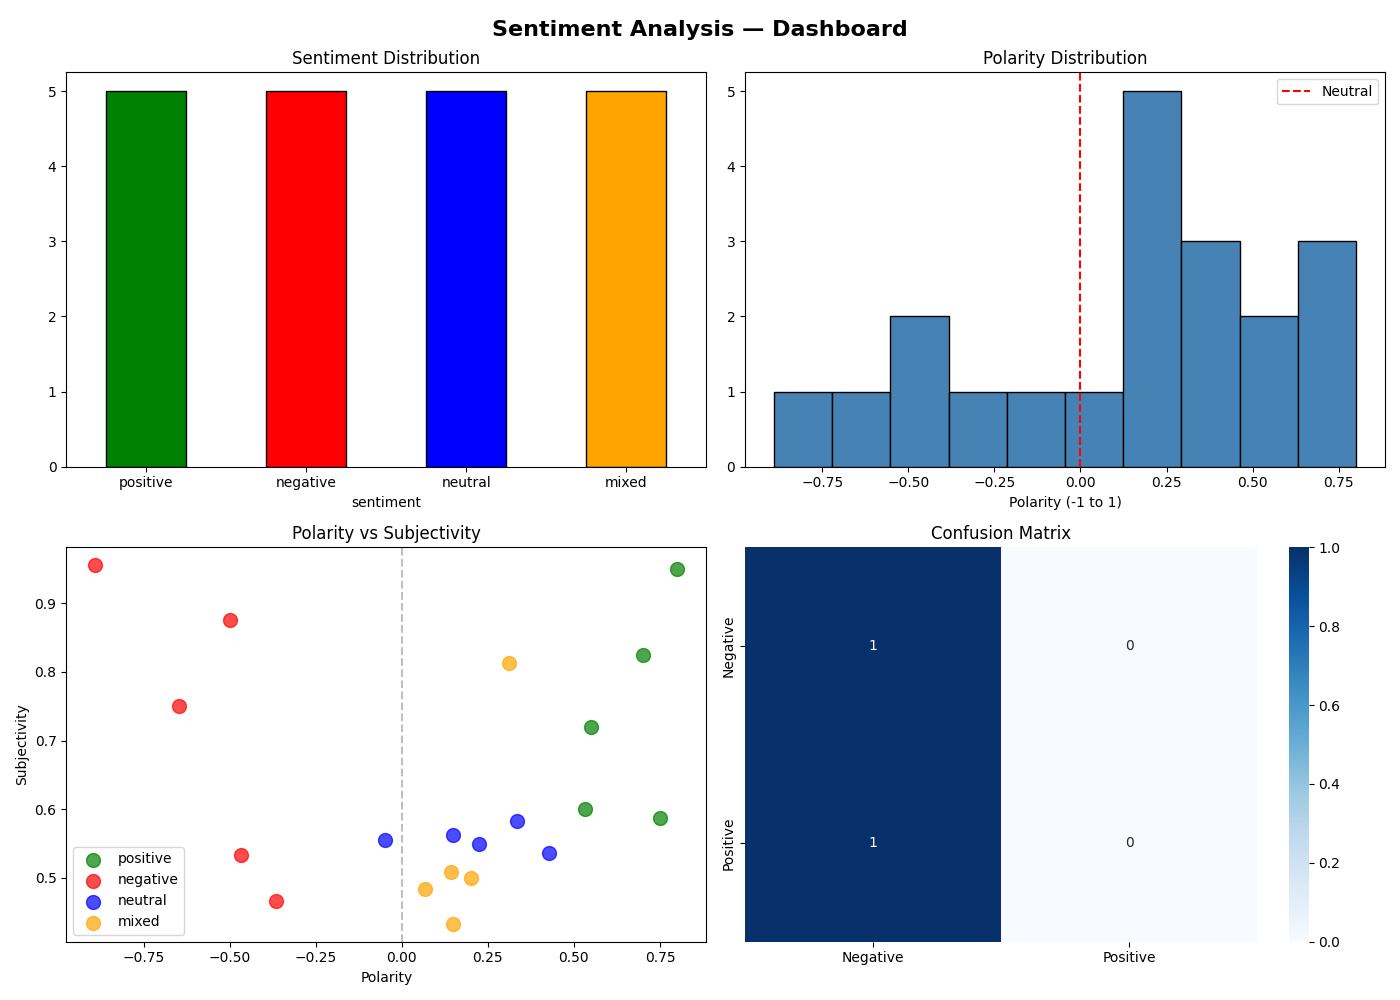

The script that drew this image:
import pandas as pd
import numpy as np
import matplotlib.pyplot as plt
import seaborn as sns
from textblob import TextBlob
from sklearn.model_selection import train_test_split
from sklearn.feature_extraction.text import TfidfVectorizer
from sklearn.linear_model import LogisticRegression
from sklearn.metrics import accuracy_score, classification_report, confusion_matrix
import tkinter as tk
from tkinter import messagebox

# =====================
# 1. DATASET
# =====================
data = {
    'review': [
        "This movie was absolutely amazing and wonderful!",
        "I loved every moment of this film, brilliant acting!",
        "Outstanding performance, best movie of the year!",
        "Fantastic plot and great cinematography!",
        "Incredible story, highly recommend to everyone!",
        "This was a terrible movie, complete waste of time",
        "Worst film I have ever seen, very disappointing",
        "Boring and dull, could not finish watching it",
        "Awful acting and poor storyline, do not watch",
        "Horrible experience, totally ruined my evening",
        "It was okay, nothing special about it",
        "Average movie, some good parts some bad",
        "Decent film but could have been much better",
        "Not great not terrible, just okay overall",
        "Mediocre at best, expected much more from it",
        "Loved the action scenes but story was weak",
        "Great visuals but disappointing ending overall",
        "Amazing soundtrack but average plot overall",
        "Good performances but slow pacing throughout",
        "Excellent direction but weak character development",
    ],
    'sentiment': [
        'positive', 'positive', 'positive', 'positive', 'positive',
        'negative', 'negative', 'negative', 'negative', 'negative',
        'neutral', 'neutral', 'neutral', 'neutral', 'neutral',
        'mixed', 'mixed', 'mixed', 'mixed', 'mixed'
    ]
}

df = pd.DataFrame(data)
print("Dataset loaded!")
print(df['sentiment'].value_counts())

# TextBlob Analysis
df['polarity'] = df['review'].apply(lambda x: TextBlob(x).sentiment.polarity)
df['subjectivity'] = df['review'].apply(lambda x: TextBlob(x).sentiment.subjectivity)

print("\nTextBlob Analysis Done!")
print(df[['review', 'polarity', 'subjectivity']].head())

# =====================
# 2. ML MODEL
# =====================
# Binary classification - positive vs negative
df_binary = df[df['sentiment'].isin(['positive', 'negative'])].copy()

X = df_binary['review']
y = df_binary['sentiment']

vectorizer = TfidfVectorizer(stop_words='english')
X_vec = vectorizer.fit_transform(X)

X_train, X_test, y_train, y_test = train_test_split(
    X_vec, y, test_size=0.2, random_state=42
)

model = LogisticRegression()
model.fit(X_train, y_train)
y_pred = model.predict(X_test)

accuracy = accuracy_score(y_test, y_pred)
print(f"\nModel Accuracy: {accuracy*100:.2f}%")

# =====================
# 3. GRAPHS
# =====================
fig, axes = plt.subplots(2, 2, figsize=(14, 10))
fig.suptitle('Sentiment Analysis — Dashboard', fontsize=16, fontweight='bold')

# Graph 1 - Sentiment Distribution
df['sentiment'].value_counts().plot(
    kind='bar', ax=axes[0,0],
    color=['green','red','blue','orange'], edgecolor='black'
)
axes[0,0].set_title('Sentiment Distribution')
axes[0,0].tick_params(rotation=0)

# Graph 2 - Polarity Distribution
axes[0,1].hist(df['polarity'], bins=10, color='steelblue', edgecolor='black')
axes[0,1].set_title('Polarity Distribution')
axes[0,1].set_xlabel('Polarity (-1 to 1)')
axes[0,1].axvline(x=0, color='red', linestyle='--', label='Neutral')
axes[0,1].legend()

# Graph 3 - Polarity vs Subjectivity
colors = {'positive':'green','negative':'red','neutral':'blue','mixed':'orange'}
for sentiment in df['sentiment'].unique():
    mask = df['sentiment'] == sentiment
    axes[1,0].scatter(
        df[mask]['polarity'],
        df[mask]['subjectivity'],
        label=sentiment,
        color=colors[sentiment],
        s=100, alpha=0.7
    )
axes[1,0].set_title('Polarity vs Subjectivity')
axes[1,0].set_xlabel('Polarity')
axes[1,0].set_ylabel('Subjectivity')
axes[1,0].legend()
axes[1,0].axvline(x=0, color='gray', linestyle='--', alpha=0.5)

# Graph 4 - Confusion Matrix
cm = confusion_matrix(y_test, y_pred)
sns.heatmap(cm, annot=True, fmt='d', cmap='Blues', ax=axes[1,1],
            xticklabels=['Negative','Positive'],
            yticklabels=['Negative','Positive'])
axes[1,1].set_title('Confusion Matrix')

plt.tight_layout()
plt.savefig('sentiment_analysis.png')
plt.show()
print("Graph saved!")

# =====================
# 4. GUI APP
# =====================
def analyze():
    text = entry.get("1.0", tk.END).strip()
    if not text:
        messagebox.showwarning("Warning", "Kuch likho!")
        return

    # TextBlob Analysis
    blob = TextBlob(text)
    polarity = blob.sentiment.polarity
    subjectivity = blob.sentiment.subjectivity

    if polarity > 0.1:
        sentiment = "POSITIVE 😊"
        color = "green"
    elif polarity < -0.1:
        sentiment = "NEGATIVE 😞"
        color = "red"
    else:
        sentiment = "NEUTRAL 😐"
        color = "blue"

    result_label.config(
        text=f"Sentiment: {sentiment}\nPolarity: {polarity:.2f} | Subjectivity: {subjectivity:.2f}",
        fg=color
    )

root = tk.Tk()
root.title("😊 Sentiment Analyzer")
root.geometry("550x420")
root.configure(bg='#1e1e2e')

tk.Label(root, text="😊 Sentiment Analyzer",
         font=('Arial', 20, 'bold'), bg='#1e1e2e', fg='white').pack(pady=20)

tk.Label(root, text="Review ya text yahan likho:",
         font=('Arial', 12), bg='#1e1e2e', fg='#cdd6f4').pack()

entry = tk.Text(root, height=6, width=55, font=('Arial', 11),
                bg='#313244', fg='white', insertbackground='white')
entry.pack(pady=10, padx=20)

tk.Button(root, text="Analyze Sentiment",
          font=('Arial', 13, 'bold'), bg='#89b4fa', fg='#1e1e2e',
          command=analyze, padx=20, pady=8).pack(pady=10)

result_label = tk.Label(root, text="", font=('Arial', 13, 'bold'),
                        bg='#1e1e2e', fg='white', justify='center')
result_label.pack(pady=10)

tk.Label(root, text=f"Model Accuracy: {accuracy*100:.2f}%",
         font=('Arial', 10), bg='#1e1e2e', fg='#6c7086').pack(side='bottom', pady=10)

print("\nGUI starting...")
root.mainloop()
